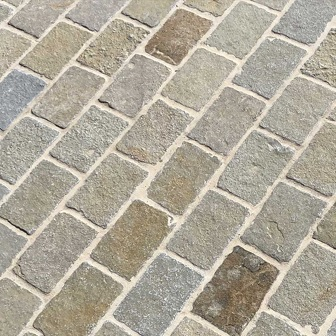
#> input picture Maeva/Textures reelles/Texture5.jpg, 336 x 336 px, found by its file name
$ python Correction_perspective.py
#> lines starting #> are read from the running program, lines starting #| are printed output that depends on the picture; after the words box and inside, x2 and y2 are one past the last pixel; in counts of white or black regions, pixels touching at a corner belong together
import cv2
import math
import numpy as np
import matplotlib.pyplot as plt
import copy
from PIL import Image

pts1 = np.zeros(4)

def click_event(event, x, y, flags, params):

    if (event == cv2.EVENT_LBUTTONDOWN):
        print(x, ' ', y)

# [8 lines of commented-out code are left out]
texture = cv2.imread('Textures_reelles/Texture5.jpg')
#> texture is the input picture: shape (336, 336, 3); mean B, G, R 155.1, 169.6, 176.1
rows,cols,ch = texture.shape
#> rows = 336; cols = 336; ch = 3

pts1 = np.float32([[62,17],[324,121],[2,209],[189,320]])
pts2 = np.float32([[0,0],[rows,0],[0,cols],[rows,cols]])
#> pts2 = [[0, 0], [336, 0], [0, 336], [336, 336]]

h, mask = cv2.findHomography(pts1, pts2, cv2.RANSAC,5.0)
#> mask = [1, 1, 1, 1]
texture_persp = cv2.warpPerspective(texture, h, (cols*2, rows*2))
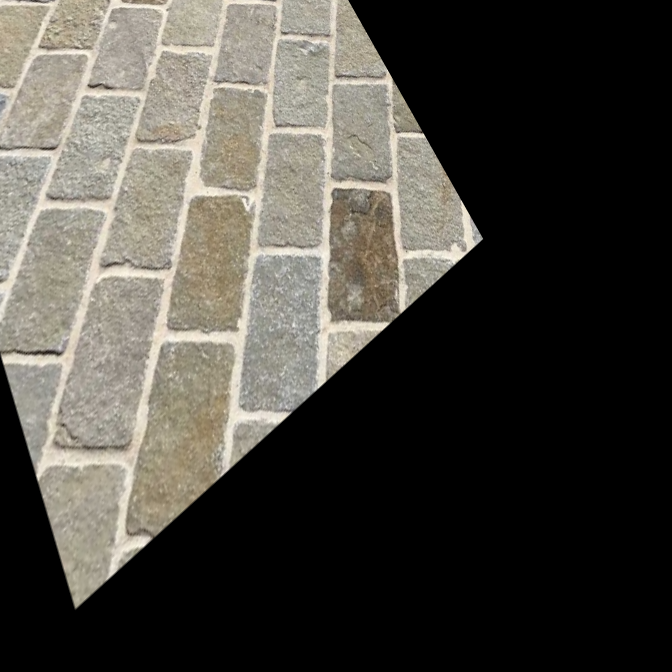
#> texture_persp: shape (672, 672, 3); mean B, G, R 64.7, 71.3, 74.2

cv2.imwrite("Images_intermediaires/Correction_perspective.jpg", texture_persp)

# Tous les pixels au dessus de 3 sont considérés comme blancs
gray = cv2.imread("Images_intermediaires/Correction_perspective.jpg",0)
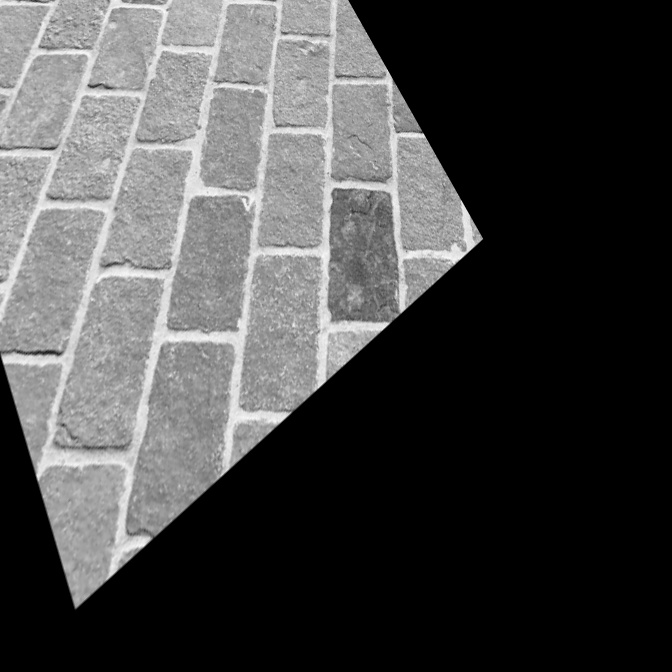
#> gray: shape (672, 672); min 0, max 251, mean 71.4
_, thresh_original = cv2.threshold(gray, 3, 255, cv2.THRESH_BINARY)
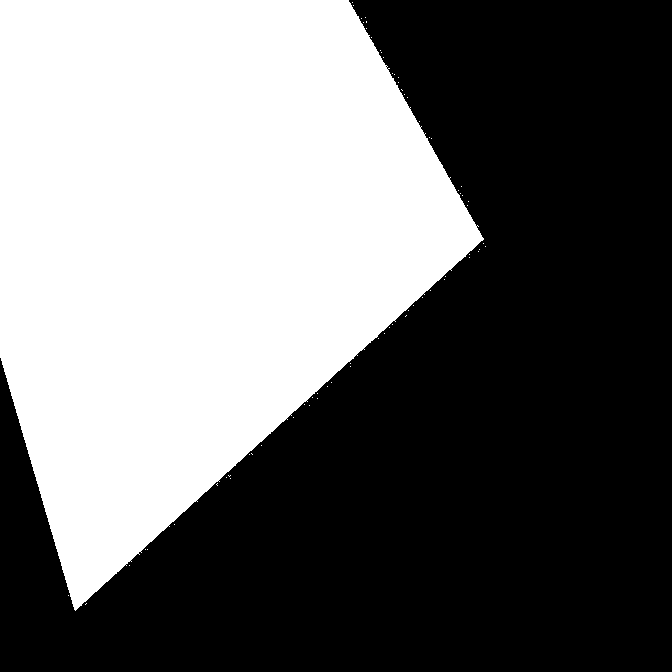
#> thresh_original: shape (672, 672); 43% white; 68 white regions (67 under 20 px)

# Recherche des contours:
thresh = copy.copy(thresh_original)
contours, hierarchy = cv2.findContours(thresh,cv2.RETR_TREE,cv2.CHAIN_APPROX_SIMPLE)
#> contours = 69 contours, 68 with area under 20; largest, box (x1, y1, x2, y2) and area: (0, 0, 484, 611) 193218

lst_contours = []
for cnt in contours:
    ctr = cv2.boundingRect(cnt)
    lst_contours.append(ctr)
#> this loop made 69 passes
#> ctr on passes 2, 3, 4, 5, 6, 8, 9, 11, 13, 14, 15, 16: (68, 595, 1, 1), (129, 565, 1, 1), (147, 549, 1, 1), (145, 549, 1, 1), (174, 524, 1, 1), (230, 478, 1, 1), (226, 477, 1, 1), (249, 454, 1, 1), (261, 445, 1, 1), (293, 417, 1, 1), (309, 405, 1, 1), (304, 404, 1, 1)
#> (cnt, ctr) on passes 1, 7, 10, 12, 28, 52: ([[86, 603], [85, 604]], (85, 603, 2, 2)), ([[217, 483], [216, 484], [217, 485], [216, 484]], (216, 483, 2, 3)), ([[228, 475], [229, 476], [230, 475], [229, 476]], (228, 475, 3, 2)), ([[251, 453], [252, 454]], (251, 453, 2, 2)), ([[406, 315], [405, 316]], (405, 315, 2, 2)), ([[401, 89], [402, 90]], (401, 89, 2, 2))
#> after the loop, lst_contours = 69 items, first 6: (85, 603, 2, 2), (68, 595, 1, 1), (129, 565, 1, 1), (147, 549, 1, 1), (145, 549, 1, 1), (174, 524, 1, 1)
x,y,w,h = sorted(lst_contours, key=lambda coef: coef[3])[-1]
#> x = 0; y = 0; w = 484; h = 611

# On retire les bords noires de l'image avec la nouvelle perspective:
texture_persp_crop = Image.open("Images_intermediaires/Correction_perspective.jpg")
persp_crop = texture_persp_crop.crop((0,0,w//2,h//2))
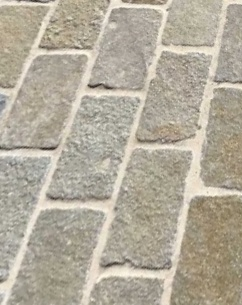
#> persp_crop: PIL image 242x305 RGB; mean R, G, B 178.6, 171.4, 155.6
persp_crop.save("Textures_reelles/Correction_perspective_crop.jpg")

$ run again, with Maeva/Textures reelles/Texture1.jpg copied over Maeva/Textures reelles/Texture5.jpg
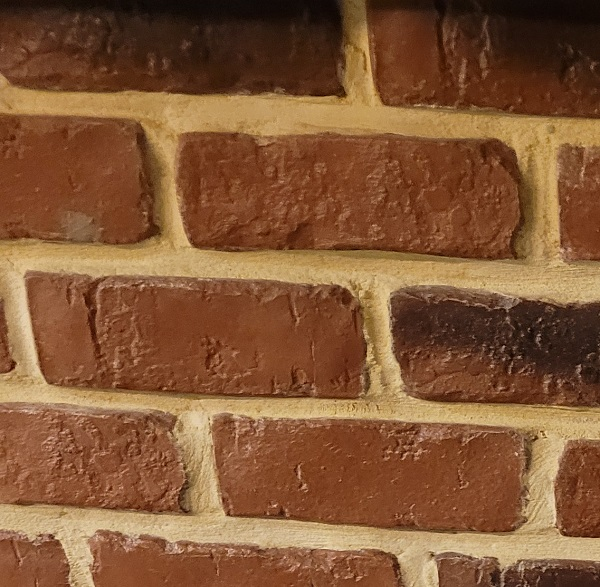
#> input picture Maeva/Textures reelles/Texture1.jpg, 600 x 587 px, found by its file name
#> texture is the input picture: shape (587, 600, 3); mean B, G, R 54, 87.3, 131.5
#> `_, thresh_original = cv2.threshold(gray, 3, 255, cv2.THRESH_BINARY)`:
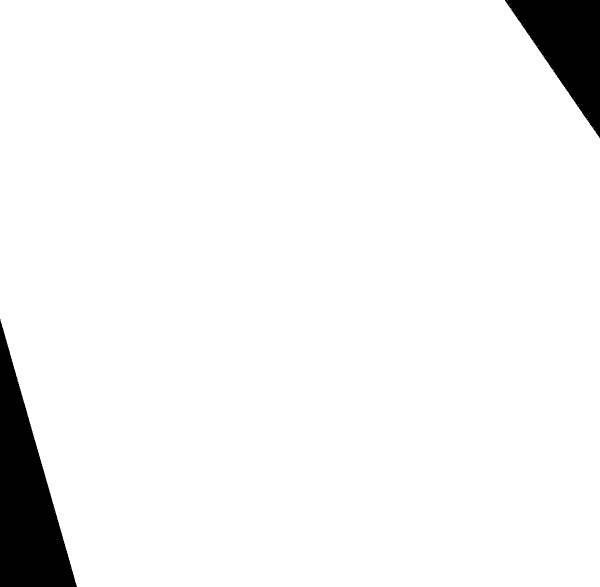
#> thresh_original: shape (1174, 1200) (shown at 1/2 size); 95.2% white; 2 black regions
#> contours = 16 contours, 15 with area under 20; largest, box (x1, y1, x2, y2) and area: (0, 0, 1200, 1174) 1338815
#> the loop `for cnt in contours:` made 16 passes
#> ctr on passes 1 to 8: (34, 763, 1, 1), (1187, 254, 1, 1), (1177, 241, 1, 1), (1174, 236, 1, 1), (1157, 209, 1, 1), (1148, 195, 1, 1), (1107, 139, 1, 1), (1090, 112, 1, 1)
#> after the loop `for cnt in contours:`: lst_contours = 16 items, first 6: (34, 763, 1, 1), (1187, 254, 1, 1), (1177, 241, 1, 1), (1174, 236, 1, 1), (1157, 209, 1, 1), (1148, 195, 1, 1)
#> `x,y,w,h = sorted(lst_contours, key=lambda coef: coef[3])[-1]`: x = 0; w = 1200; h = 1174
#> `persp_crop = texture_persp_crop.crop((0,0,w//2,h//2))`:
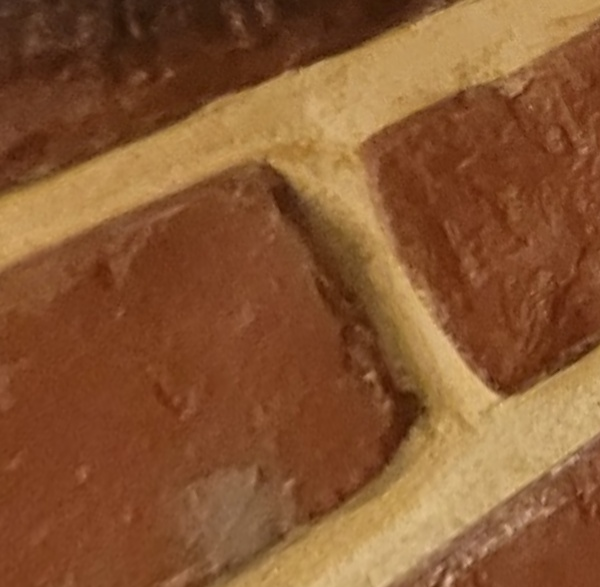
#> persp_crop: PIL image 600x587 RGB; mean R, G, B 135.3, 87.1, 50.1

$ run again, with Maeva/Textures reelles/Texture2.jpg copied over Maeva/Textures reelles/Texture5.jpg
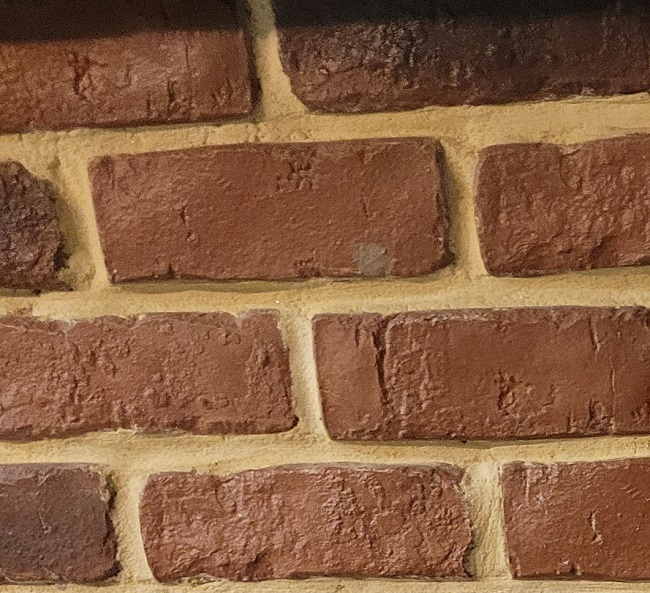
#> input picture Maeva/Textures reelles/Texture2.jpg, 650 x 593 px, found by its file name
#> texture is the input picture: shape (593, 650, 3); mean B, G, R 64.3, 93.7, 134.6
#> `_, thresh_original = cv2.threshold(gray, 3, 255, cv2.THRESH_BINARY)`:
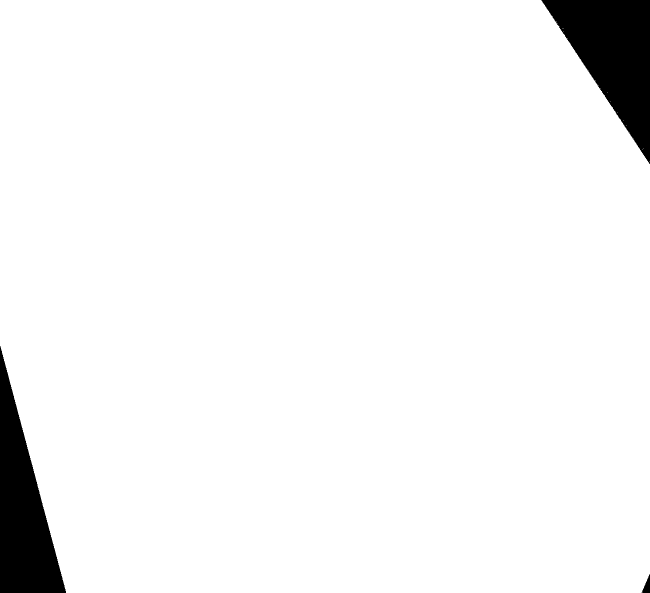
#> thresh_original: shape (1186, 1300) (shown at 1/2 size); 95.5% white; 3 black regions
#> contours = 14 contours, 13 with area under 20; largest, box (x1, y1, x2, y2) and area: (0, 0, 1300, 1186) 1470482
#> the loop `for cnt in contours:` made 14 passes
#> ctr on passes 1, 3, 4, 5, 6, 7, 8, 9: (1298, 322, 1, 1), (1252, 251, 1, 1), (1246, 241, 1, 1), (1235, 225, 1, 1), (1220, 203, 1, 1), (1214, 185, 1, 1), (1201, 177, 1, 1), (1177, 140, 1, 1)
#> after the loop `for cnt in contours:`: lst_contours = [(1298, 322, 1, 1), (1285, 297, 2, 2), (1252, 251, 1, 1), (1246, 241, 1, 1), (1235, 225, 1, 1), (1220, 203, 1, 1), (1214, 185, 1, 1), (1201, 177, 1, 1), (1177, 140, 1, 1), (1141, 86, 1, 1), (1126, 62, 1, 1), (1125, 56, 2, 2), (1115, 46, 1, 1), (0, 0, 1300, 1186)]
#> `x,y,w,h = sorted(lst_contours, key=lambda coef: coef[3])[-1]`: x = 0; w = 1300; h = 1186
#> `persp_crop = texture_persp_crop.crop((0,0,w//2,h//2))`:
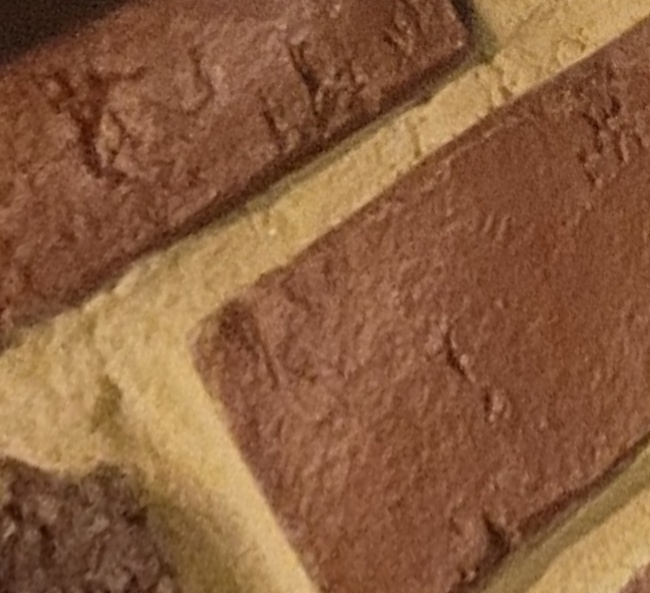
#> persp_crop: PIL image 650x593 RGB; mean R, G, B 138.3, 93.7, 61.9

$ run again, with Maeva/Textures reelles/Texture3.jpg copied over Maeva/Textures reelles/Texture5.jpg
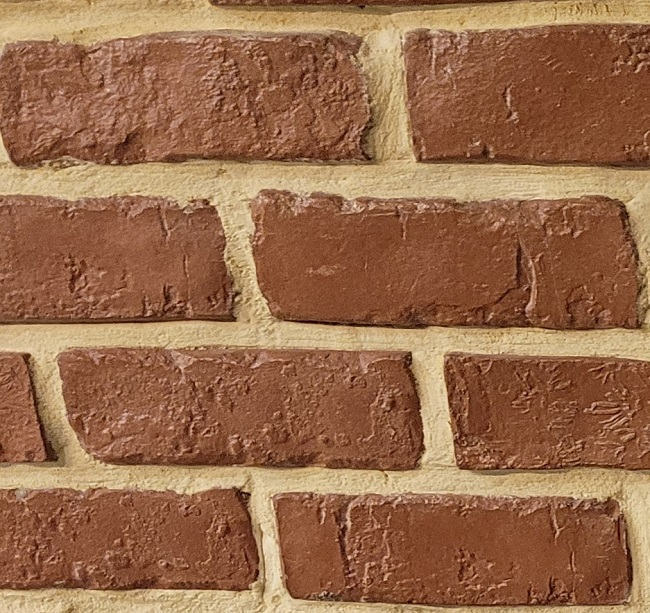
#> input picture Maeva/Textures reelles/Texture3.jpg, 650 x 613 px, found by its file name
#> texture is the input picture: shape (613, 650, 3); mean B, G, R 75.2, 107, 152.5
#> `_, thresh_original = cv2.threshold(gray, 3, 255, cv2.THRESH_BINARY)`:
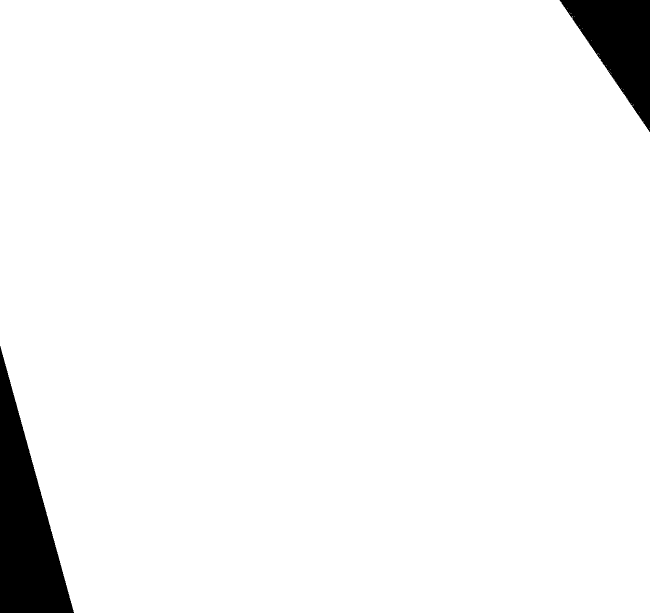
#> thresh_original: shape (1226, 1300) (shown at 1/2 size); 96% white; 2 black regions
#> contours = 29 contours, 28 with area under 20; largest, box (x1, y1, x2, y2) and area: (0, 0, 1300, 1226) 1527785
#> the loop `for cnt in contours:` made 29 passes
#> ctr on passes 1, 2, 3, 5, 6, 7, 8, 9: (1299, 256, 1, 1), (1287, 242, 1, 1), (1278, 225, 1, 1), (1267, 209, 1, 1), (1262, 207, 1, 1), (1246, 179, 1, 1), (1242, 176, 1, 1), (1222, 147, 1, 1)
#> after the loop `for cnt in contours:`: lst_contours = 29 items, first 6: (1299, 256, 1, 1), (1287, 242, 1, 1), (1278, 225, 1, 1), (1265, 210, 2, 2), (1267, 209, 1, 1), (1262, 207, 1, 1)
#> `x,y,w,h = sorted(lst_contours, key=lambda coef: coef[3])[-1]`: x = 0; w = 1300; h = 1226
#> `persp_crop = texture_persp_crop.crop((0,0,w//2,h//2))`:
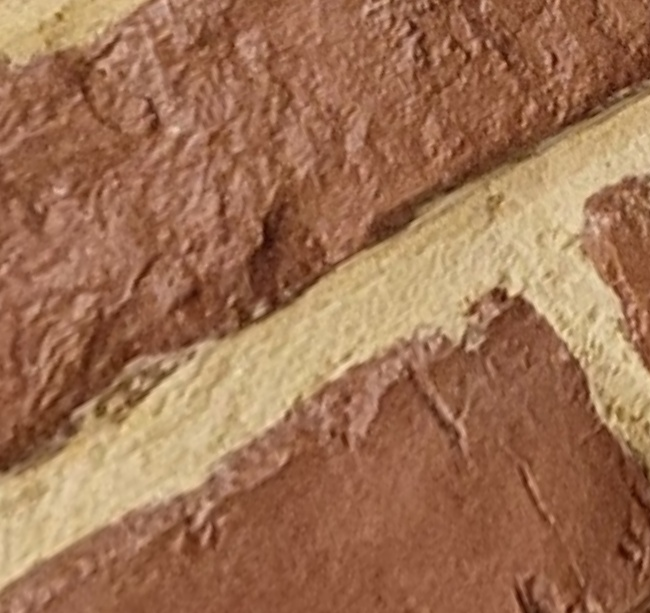
#> persp_crop: PIL image 650x613 RGB; mean R, G, B 158.6, 113, 82.5
